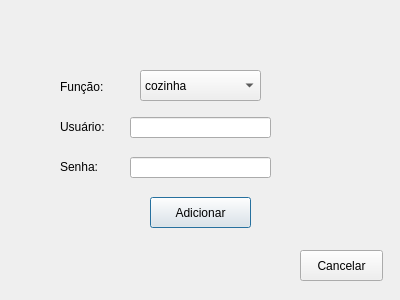
<?xml version="1.0" encoding="UTF-8"?>
<ui version="4.0">
 <class>adicionar_usuarios</class>
 <widget class="QDialog" name="adicionar_usuarios">
  <property name="geometry">
   <rect>
    <x>0</x>
    <y>0</y>
    <width>400</width>
    <height>300</height>
   </rect>
  </property>
  <property name="minimumSize">
   <size>
    <width>400</width>
    <height>300</height>
   </size>
  </property>
  <property name="windowTitle">
   <string>Dialog</string>
  </property>
  <widget class="QLineEdit" name="usuario">
   <property name="geometry">
    <rect>
     <x>130</x>
     <y>117</y>
     <width>141</width>
     <height>21</height>
    </rect>
   </property>
   <property name="styleSheet">
    <string notr="true">font: 10pt &quot;Georgia&quot;;</string>
   </property>
   <property name="text">
    <string/>
   </property>
  </widget>
  <widget class="QPushButton" name="pushButton">
   <property name="geometry">
    <rect>
     <x>150</x>
     <y>197</y>
     <width>101</width>
     <height>31</height>
    </rect>
   </property>
   <property name="styleSheet">
    <string notr="true">font: 10pt &quot;Georgia&quot;;
</string>
   </property>
   <property name="text">
    <string>Adicionar</string>
   </property>
  </widget>
  <widget class="QLineEdit" name="senha">
   <property name="geometry">
    <rect>
     <x>130</x>
     <y>157</y>
     <width>141</width>
     <height>21</height>
    </rect>
   </property>
   <property name="styleSheet">
    <string notr="true">font: 10pt &quot;Georgia&quot;;</string>
   </property>
   <property name="text">
    <string/>
   </property>
   <property name="echoMode">
    <enum>QLineEdit::Password</enum>
   </property>
  </widget>
  <widget class="QLabel" name="label">
   <property name="geometry">
    <rect>
     <x>60</x>
     <y>77</y>
     <width>71</width>
     <height>20</height>
    </rect>
   </property>
   <property name="styleSheet">
    <string notr="true">font: 10pt &quot;Georgia&quot;;
color: rgb(0, 0, 0);</string>
   </property>
   <property name="text">
    <string>Função:</string>
   </property>
  </widget>
  <widget class="QLabel" name="label_2">
   <property name="geometry">
    <rect>
     <x>60</x>
     <y>117</y>
     <width>71</width>
     <height>20</height>
    </rect>
   </property>
   <property name="styleSheet">
    <string notr="true">font: 10pt &quot;Georgia&quot;;
color: rgb(0, 0, 0);</string>
   </property>
   <property name="text">
    <string>Usuário:</string>
   </property>
  </widget>
  <widget class="QLabel" name="label_3">
   <property name="geometry">
    <rect>
     <x>60</x>
     <y>157</y>
     <width>61</width>
     <height>20</height>
    </rect>
   </property>
   <property name="autoFillBackground">
    <bool>false</bool>
   </property>
   <property name="styleSheet">
    <string notr="true">font: 10pt &quot;Georgia&quot;;
color: rgb(0, 0, 0);</string>
   </property>
   <property name="text">
    <string>Senha:</string>
   </property>
  </widget>
  <widget class="QComboBox" name="funcao">
   <property name="geometry">
    <rect>
     <x>140</x>
     <y>70</y>
     <width>121</width>
     <height>31</height>
    </rect>
   </property>
   <property name="styleSheet">
    <string notr="true">font: 10pt &quot;Georgia&quot;;
</string>
   </property>
   <item>
    <property name="text">
     <string>cozinha</string>
    </property>
   </item>
   <item>
    <property name="text">
     <string>garcom</string>
    </property>
   </item>
   <item>
    <property name="text">
     <string>gerente</string>
    </property>
   </item>
   <item>
    <property name="text">
     <string>limpeza</string>
    </property>
   </item>
   <item>
    <property name="text">
     <string>mesa</string>
    </property>
   </item>
  </widget>
  <widget class="QPushButton" name="pushButton_2">
   <property name="geometry">
    <rect>
     <x>300</x>
     <y>250</y>
     <width>83</width>
     <height>31</height>
    </rect>
   </property>
   <property name="styleSheet">
    <string notr="true">font: 10pt &quot;Georgia&quot;;
</string>
   </property>
   <property name="text">
    <string>Cancelar</string>
   </property>
  </widget>
 </widget>
 <resources/>
 <connections/>
</ui>
